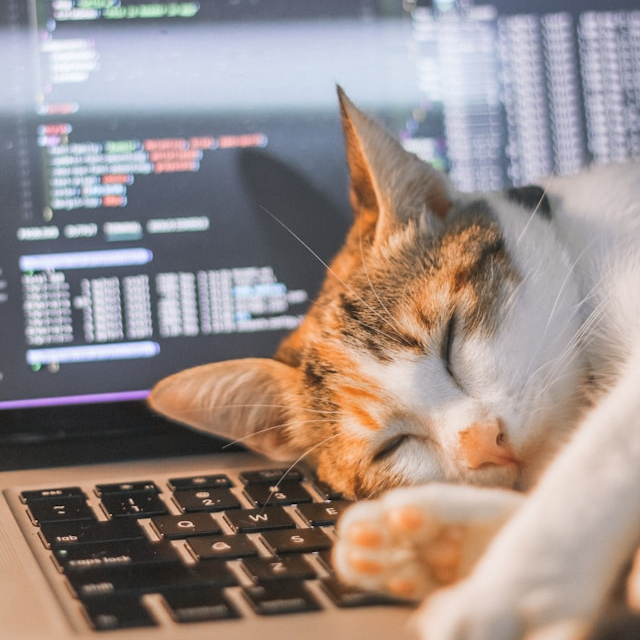
#> input picture stegoanylisis/img640.png, 640 x 640 px; the run also reads 3 pictures not shown here
$ python anylisis.py
#> lines starting #> are read from the running program, lines starting #| are printed output that depends on the picture; long printed decimals are rounded
import cv2
from matplotlib import pyplot as plt
import numpy as np
from math import log10
from math import sqrt


def eq_of_PSNR(alpha):
#> called with alpha = 2
    empty_data_name = 'img640.png'
    stego_data_name = f'fast_alpha_4_level_0{alpha}.jpg'

    empty_data = cv2.imread(empty_data_name,cv2.IMREAD_COLOR)
#> empty_data is the input picture: shape (640, 640, 3); mean B, G, R 136.9, 141.1, 154.7
    b_layer_cv2, g_layer_cv2, r_layer_cv2 = cv2.split(empty_data)
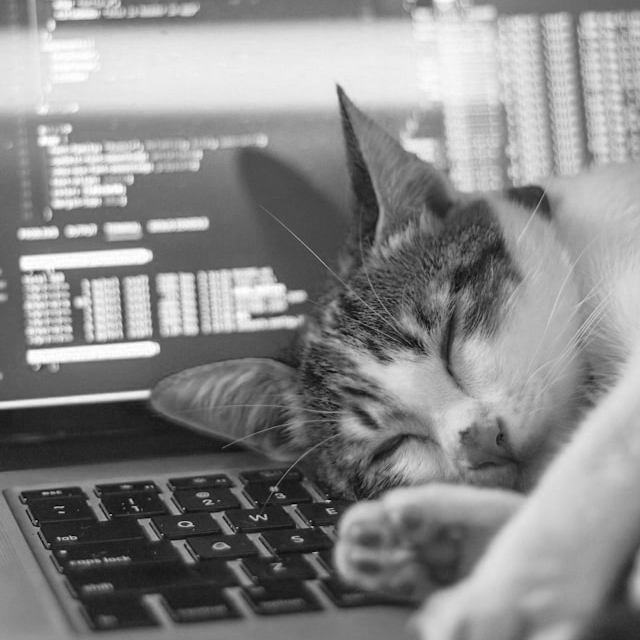
#> b_layer_cv2: shape (640, 640); min 0, max 255, mean 136.9
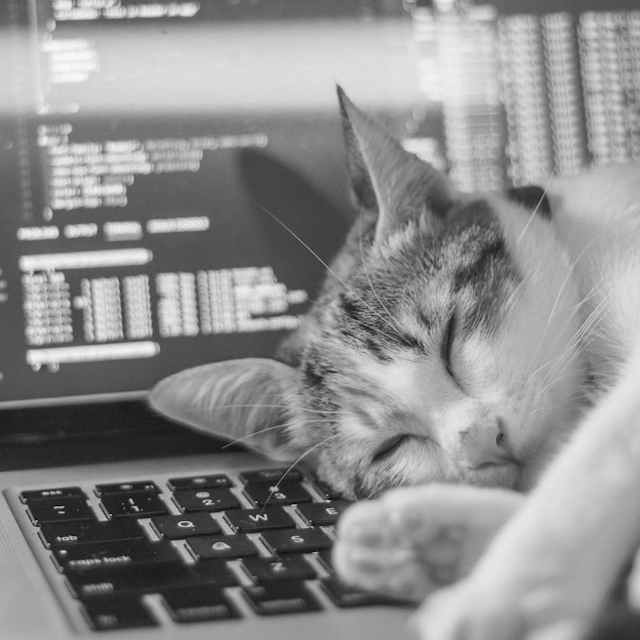
#> g_layer_cv2: shape (640, 640); min 0, max 250, mean 141.1
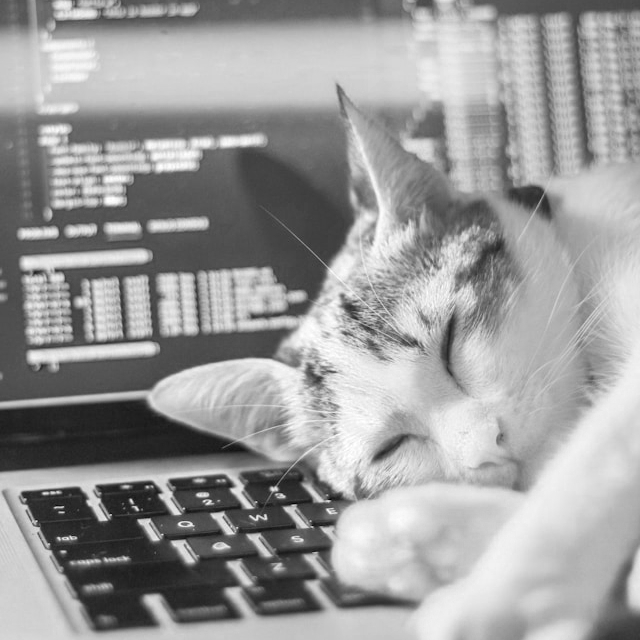
#> r_layer_cv2: shape (640, 640); min 2, max 255, mean 154.7
    empty_layers_cv2 = [b_layer_cv2, g_layer_cv2, r_layer_cv2]


    stego_data = cv2.imread(stego_data_name,cv2.IMREAD_COLOR)
    b_layer_cv2, g_layer_cv2, r_layer_cv2 = cv2.split(stego_data)
    stego_layers_cv2 = [b_layer_cv2, g_layer_cv2, r_layer_cv2]

    delta_f_x_y = 0
    N = len(b_layer_cv2)
#> N = 640

    for layer in range(3):
        for x in range(N):
            for y in range(N):
                f_x_y = int(empty_layers_cv2[layer][x][y])
                f_new_x_y = int(stego_layers_cv2[layer][x][y])
                delta_f_x_y += (f_x_y - f_new_x_y)**2
#> after the loop, delta_f_x_y = 1904764

    PSNR = 1/3 * 10 * log10(255**2 * N**2 / delta_f_x_y)
#> PSNR = 13.82
    print('level = ', alpha, 'PSNR = ', PSNR)
#| level =  2 PSNR =  13.819


def eq_of_NCC(alpha):
#> called with alpha = 2
    empty_data_name = 'img640.png'
    stego_data_name = f'fast_alpha_4_level_0{alpha}.jpg'

    empty_data = cv2.imread(empty_data_name,cv2.IMREAD_COLOR)
    b_layer_cv2, g_layer_cv2, r_layer_cv2 = cv2.split(empty_data)
    empty_layers_cv2 = [b_layer_cv2, g_layer_cv2, r_layer_cv2]


    stego_data = cv2.imread(stego_data_name,cv2.IMREAD_COLOR)
    b_layer_cv2, g_layer_cv2, r_layer_cv2 = cv2.split(stego_data)
    stego_layers_cv2 = [b_layer_cv2, g_layer_cv2, r_layer_cv2]

    N = len(b_layer_cv2)
#> N = 640
    f_avg = 0
    f_new_avg = 0

    for layer in range(3):
        for x in range(N):
            for y in range(N):
                f_avg += int(empty_layers_cv2[layer][x][y])
                f_new_avg += int(stego_layers_cv2[layer][x][y])
#> after the loop, f_avg = 177248804; f_new_avg = 177074642

    f_avg = 1/3 * (f_avg /(N**2))
#> f_avg = 144.2
    f_new_avg = 1/3 * (f_new_avg/ N**2)
#> f_new_avg = 144.1
    #print('avg ', f_avg, f_new_avg)


    NCC = 0

    for layer in range(3):
        temp1 = 0
        temp2 = 0
        temp3 = 0
        for x in range(N):
            for y in range(N):
                f_x_y = int(empty_layers_cv2[layer][x][y])
                f_new_x_y = int(stego_layers_cv2[layer][x][y])
                temp1 += (f_x_y - f_avg) * (f_new_x_y - f_new_avg)
                temp2 += (f_x_y - f_avg)**2
                temp3 += (f_new_x_y - f_new_avg)**2
        temp2 = sqrt(temp2)
        temp3 = sqrt(temp3)
        NCC +=  (temp1 / (temp2 * temp3))
#> after the loop, NCC = 3

    NCC /= 3
#> NCC = 1

    print('level = ', alpha, 'NCC = ', NCC)
#| level =  2 NCC =  0.9998


alpha = 2
eq_of_PSNR(alpha)
eq_of_NCC(alpha)
print('\n')

alpha = 4
eq_of_PSNR(alpha)
#| level =  4 PSNR =  12.818
eq_of_NCC(alpha)
#| level =  4 NCC =  0.9996
print('\n')

alpha = 6
eq_of_PSNR(alpha)
#| level =  6 PSNR =  12.243
eq_of_NCC(alpha)
#| level =  6 NCC =  0.9994
